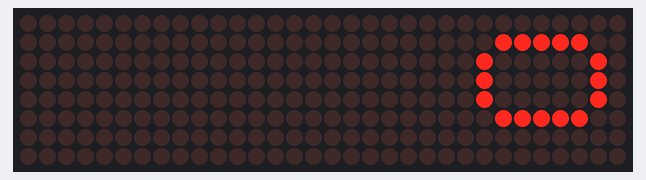
Simulated run of this sketch. Board: Arduino Uno, built with avr-gcc and run on an emulated ATmega328P. On the bench: 32×8 LED matrix.

Above: at 0.1 s.
At 1.1 s:
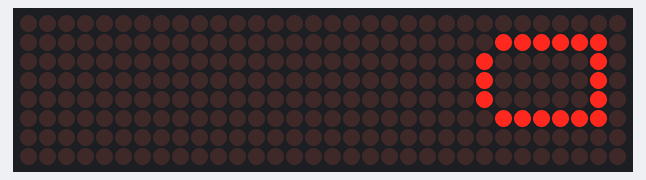
At 2.1 s:
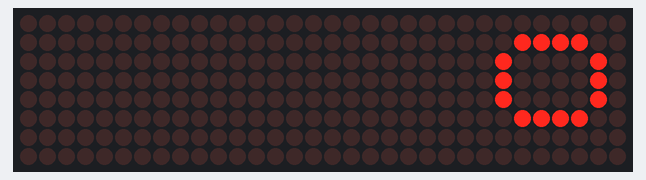
At 3.1 s:
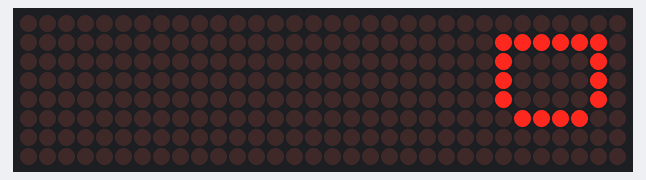

Measured:
- by itself, everything shown: repeats every 4.0 s, in 4 steps
- what the display in image 1 shows lasts 1.0 s, from 1.0 s to 2.0 s

The sketch:

TestCharacterCode.ino
```cpp
#include <LedControl.h>

// Pin configuration
const int DATA_IN = 2;  // DIN pin
const int CLK = 3;      // CLK pin
const int CS = 4;       // CS pin

// Number of devices (4 matrices)
const int NUM_DEVICES = 4;

// Create LedControl instance
LedControl lc = LedControl(DATA_IN, CLK, CS, NUM_DEVICES);

void setup() {
    // Initialize each device
    for (int i = 0; i < NUM_DEVICES; i++) {
        lc.shutdown(i, false);       // Wake up the MAX7219
        lc.setIntensity(i, 8);       // Set brightness level
        lc.clearDisplay(i);          // Clear display register
    }
}

void loop() {
    // Test each character manually
    displayCharacter(0); // A
    delay(1000);         // Wait 1 second
    displayCharacter(1); // B
    delay(1000);         // Wait 1 second
    displayCharacter(2); // C
    delay(1000);         // Wait 1 second
    displayCharacter(3); // D
    delay(1000);         // Wait 1 second
}

void displayCharacter(int index) {
    lc.clearDisplay(0); // Clear the first device

    // Character patterns for A, B, C, D
    const uint8_t characters[4][8] = {
        {0b00000000, 0b01111100, 0b10000010, 0b10000010, 0b10000010, 0b01111100, 0b00000000, 0b00000000}, // A
        {0b00000000, 0b01111110, 0b10000010, 0b10000010, 0b10000010, 0b01111110, 0b00000000, 0b00000000}, // B
        {0b00000000, 0b00111100, 0b01000010, 0b01000010, 0b01000010, 0b00111100, 0b00000000, 0b00000000}, // C
        {0b00000000, 0b01111110, 0b01000010, 0b01000010, 0b01000010, 0b00111100, 0b00000000, 0b00000000}  // D
    };

    // Set each row for the selected character
    for (int row = 0; row < 8; row++) {
        lc.setRow(0, row, characters[index][row]); // Display on first matrix
    }
}
```
